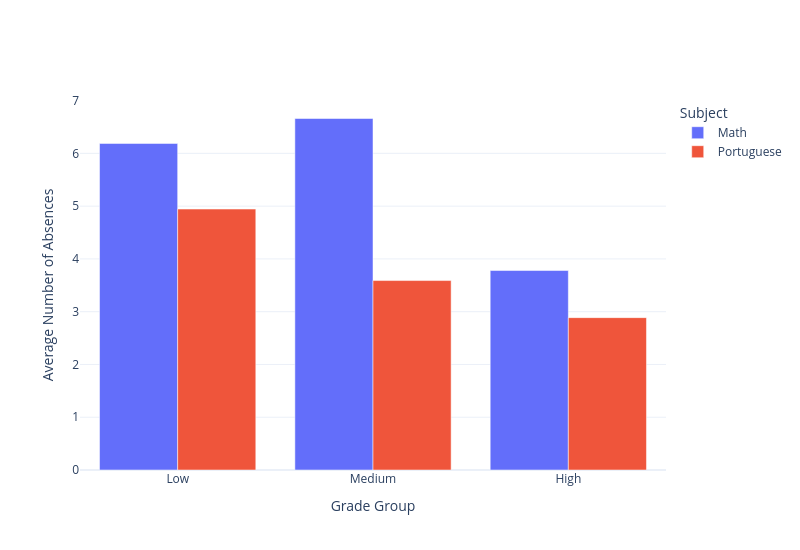

Notebook source saved alongside this figure:
### Markdown cell above
## Absence
Students with fewer absences tend to achieve higher academic performance.

### Code cell
#| class: col-page-right


%run ../plots/attendance_plot.ipynb

### Figure 1 — Plotly figure (JSON) as saved in the notebook; plotly's stock layout.template omitted (floating-point values rounded to 4 significant figures)
{"data": [{"name": "Math", "type": "bar", "x": ["Low", "Medium", "High"], "y": [6.188, 6.661, 3.78]}, {"name": "Portuguese", "type": "bar", "x": ["Low", "Medium", "High"], "y": [4.944, 3.59, 2.887]}], "layout": {"barmode": "group", "height": 550, "legend": {"title": {"text": "Subject"}}, "width": 800, "xaxis": {"title": {"text": "Grade Group"}}, "yaxis": {"title": {"text": "Average Number of Absences"}}}}
